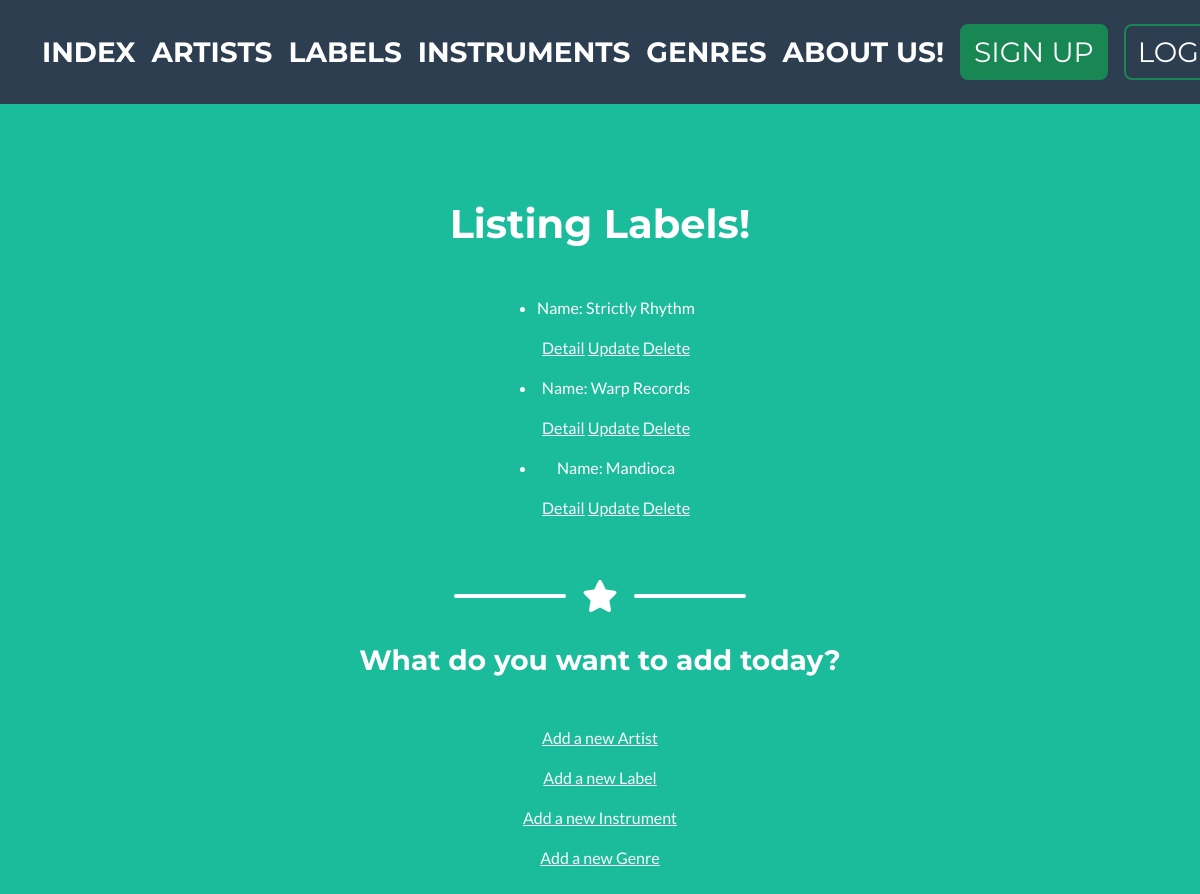
Screenshot of /App1/listLabels/ with the database file from the repository.
### App1/models.py (models this page shows, shortened)
class Label(models.Model):
    name=models.CharField(max_length=40)
    country=models.CharField(max_length=40)
    description= models.TextField()
    img = models.ImageField(null=True, blank=True)

### App1/views.py (the view)
# urls.py: path('listLabels/', views.LabelList.as_view(), name='listLabels'),
class LabelList(ListView):
    model = Label
    template_name = "App1/listLabels.html"

### App1/templates/App1/listLabels.html
{% extends 'App1/father2.html' %}
{% load static %}
{% block changingContent %}
<h1 class="mb-5">Listing Labels!</h1>
<ul>
    {% for label in object_list %}
        <li>
            <p>Name: {{label.name}}</p>
            <p>
                    <a class="btn-outline-light mb-3" href="{% url 'LabelDetail' label.id %}">Detail</a>
                    <a class="btn-outline-light mb-3" href="{% url 'LabelUpdate' label.id %}">Update</a>
                    <a class="btn-outline-light mb-3" href="{% url 'LabelDelete' label.id %}">Delete</a>
            </p>
        </li>
    {% endfor %}
</ul>
{% endblock %}

### rows the page displays
Label: name "Strictly Rhythm"
Label: name "Warp Records"
Label: name "Mandioca"
